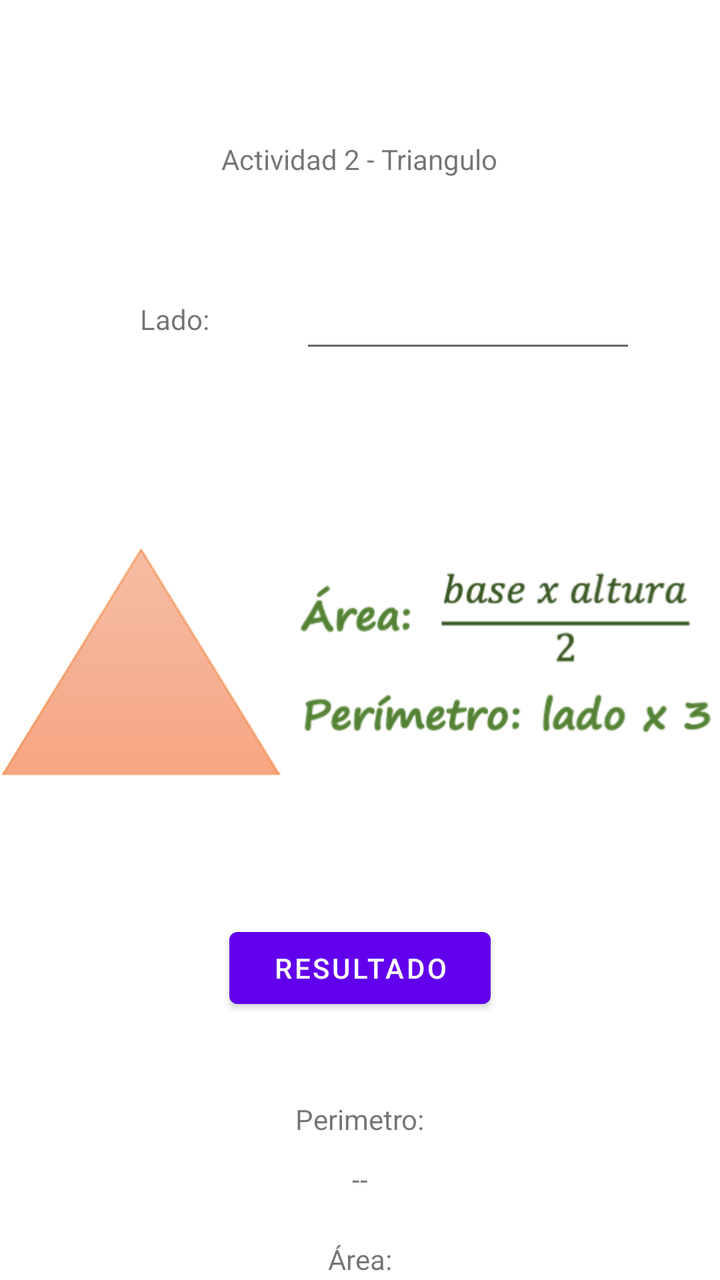
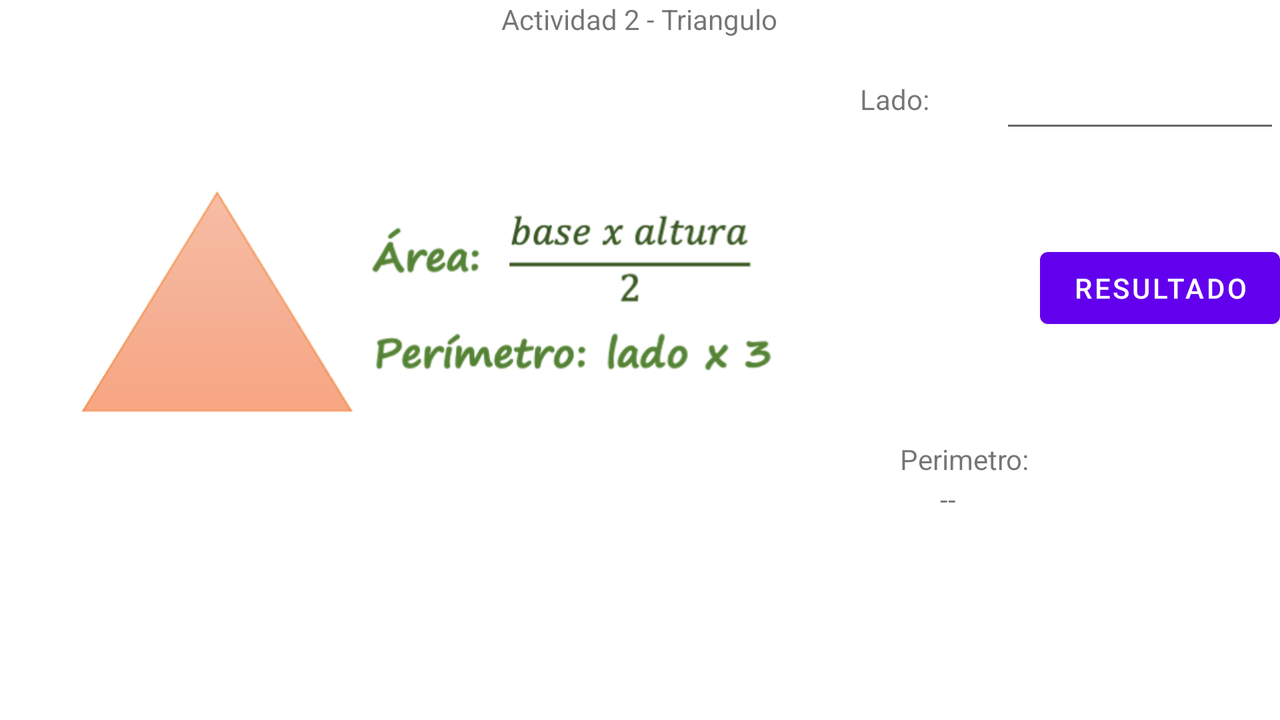

The same Android screen from two of the app's own layout files: first res/layout/ as a phone draws it, then the repository's variant for another configuration, drawn on a device whose configuration selects that folder. Both files follow.
<!-- AndroidManifest.xml: application theme Theme.A7AreasPerimetrosVolumenes -->
<!-- res/layout/activity_triangulo.xml -->
<?xml version="1.0" encoding="utf-8"?>
<RelativeLayout
    xmlns:android="http://schemas.android.com/apk/res/android"
    xmlns:tools="http://schemas.android.com/tools"
    xmlns:app="http://schemas.android.com/apk/res-auto"
    android:layout_width="match_parent"
    android:layout_height="match_parent"
    tools:context=".TrianguloActivity"
    >
    >

    <TextView
        android:layout_width="wrap_content"
        android:layout_height="wrap_content"
        android:layout_centerHorizontal="true"
        android:layout_marginTop="70dp"
        android:text="Actividad 2 - Triangulo" />

    <TextView
        android:layout_width="wrap_content"
        android:layout_height="wrap_content"
        android:layout_marginTop="150dp"
        android:layout_marginLeft="70dp"
        android:text="Lado:" />

    <EditText
        android:id="@+id/txtN1"
        android:layout_width="wrap_content"
        android:layout_height="wrap_content"
        android:layout_marginLeft="150dp"
        android:layout_marginTop="140dp"
        android:ems="8"
        android:inputType="numberSigned" />

    <ImageView
        android:id="@+id/imgView"
        android:layout_width="370dp"
        android:layout_height="220dp"
        android:layout_centerHorizontal="true"
        android:layout_marginTop="220dp"
        android:src="@drawable/triangulo" />

    <Button
        android:id="@+id/btnResultado"
        android:layout_width="wrap_content"
        android:layout_height="wrap_content"
        android:layout_centerHorizontal="true"
        android:layout_marginTop="460dp"
        android:ems="8"
        android:text="RESULTADO" />


    <TextView
        android:layout_width="wrap_content"
        android:layout_height="wrap_content"
        android:layout_centerHorizontal="true"
        android:layout_marginTop="550dp"
        android:text="Perimetro:" />


    <TextView
        android:id="@+id/txtResultadoPerimetro"
        android:layout_width="wrap_content"
        android:layout_height="wrap_content"
        android:layout_centerHorizontal="true"
        android:layout_marginTop="580dp"
        android:text="--" />

    <TextView
        android:layout_width="wrap_content"
        android:layout_height="wrap_content"
        android:layout_centerHorizontal="true"
        android:layout_marginTop="620dp"
        android:text="Área:" />

    <TextView
        android:id="@+id/txtResultadoArea"
        android:layout_width="wrap_content"
        android:layout_height="wrap_content"
        android:layout_centerHorizontal="true"
        android:layout_marginTop="660dp"
        android:text="--" />

</RelativeLayout>
<!-- resources referenced by this layout -->
<resources>
  <!-- drawable triangulo: png bitmap (drawable, 37986 bytes) -->
  <style name="Theme.A7AreasPerimetrosVolumenes" parent="Theme.MaterialComponents.DayNight.DarkActionBar">
          
          <item name="colorPrimary">@color/purple_500</item>
          <item name="colorPrimaryVariant">@color/purple_700</item>
          <item name="colorOnPrimary">@color/white</item>
          
          <item name="colorSecondary">@color/teal_200</item>
          <item name="colorSecondaryVariant">@color/teal_700</item>
          <item name="colorOnSecondary">@color/black</item>
          
          <item name="android:statusBarColor" tools:targetApi="l">?attr/colorPrimaryVariant</item>
          
      </style>
</resources>
<!-- res/layout-land/activity_triangulo.xml (the repository's variant of the layout above) -->
<!-- drawn on the phone turned sideways -->
<?xml version="1.0" encoding="utf-8"?>
<RelativeLayout
    xmlns:android="http://schemas.android.com/apk/res/android"
    xmlns:tools="http://schemas.android.com/tools"
    xmlns:app="http://schemas.android.com/apk/res-auto"
    android:layout_width="match_parent"
    android:layout_height="match_parent"
    tools:context=".TrianguloActivity"
    >

    <TextView
        android:layout_width="wrap_content"
        android:layout_height="wrap_content"
        android:layout_centerHorizontal="true"
        android:text="Actividad 2 - Triangulo" />

    <TextView
        android:layout_width="wrap_content"
        android:layout_height="wrap_content"
        android:layout_marginTop="40dp"
        android:layout_marginLeft="430dp"
        android:text="Lado:" />

    <EditText
        android:id="@+id/txtN1"
        android:layout_width="wrap_content"
        android:layout_height="wrap_content"
        android:layout_marginLeft="500dp"
        android:layout_marginTop="30dp"
        android:ems="10"
        android:inputType="numberSigned" />

    <ImageView
        android:id="@+id/imgView"
        android:layout_width="350dp"
        android:layout_height="200dp"
        android:layout_marginLeft="40dp"
        android:layout_marginTop="50dp"
        android:src="@drawable/triangulo" />

    <Button
        android:id="@+id/btnResultado"
        android:layout_width="wrap_content"
        android:layout_height="wrap_content"
        android:layout_marginLeft="520dp"
        android:layout_marginTop="120dp"
        android:ems="8"
        android:text="RESULTADO" />


    <TextView
        android:layout_width="wrap_content"
        android:layout_height="wrap_content"
        android:layout_marginLeft="450dp"
        android:layout_marginTop="220dp"
        android:text="Perimetro:" />


    <TextView
        android:id="@+id/txtResultadoPerimetro"
        android:layout_width="wrap_content"
        android:layout_height="wrap_content"
        android:layout_marginLeft="470dp"
        android:layout_marginTop="240dp"
        android:text="--" />

    <TextView
        android:layout_width="wrap_content"
        android:layout_height="wrap_content"
        android:layout_marginLeft="640dp"
        android:layout_marginTop="220dp"
        android:text="Área:" />

    <TextView
        android:id="@+id/txtResultadoArea"
        android:layout_width="wrap_content"
        android:layout_height="wrap_content"
        android:layout_marginLeft="660dp"
        android:layout_marginTop="240dp"
        android:text="--" />

</RelativeLayout>
